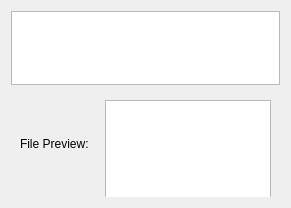
<?xml version="1.0" encoding="UTF-8"?>
<ui version="4.0">
 <class>CatalogPane</class>
 <widget class="QWidget" name="CatalogPane">
  <property name="geometry">
   <rect>
    <x>0</x>
    <y>0</y>
    <width>291</width>
    <height>208</height>
   </rect>
  </property>
  <property name="windowTitle">
   <string>Form</string>
  </property>
  <layout class="QVBoxLayout" name="verticalLayout">
   <item>
    <widget class="QTreeView" name="tree"/>
   </item>
   <item>
    <widget class="QWidget" name="previewPanel" native="true">
     <property name="sizePolicy">
      <sizepolicy hsizetype="Preferred" vsizetype="MinimumExpanding">
       <horstretch>0</horstretch>
       <verstretch>0</verstretch>
      </sizepolicy>
     </property>
     <property name="minimumSize">
      <size>
       <width>0</width>
       <height>106</height>
      </size>
     </property>
     <layout class="QHBoxLayout" name="horizontalLayout_2">
      <item>
       <layout class="QHBoxLayout" name="horizontalLayout">
        <item>
         <widget class="QLabel" name="label">
          <property name="text">
           <string>File Preview:   </string>
          </property>
         </widget>
        </item>
        <item>
         <widget class="QTableWidget" name="tableWidget">
          <property name="minimumSize">
           <size>
            <width>0</width>
            <height>100</height>
           </size>
          </property>
         </widget>
        </item>
       </layout>
      </item>
     </layout>
    </widget>
   </item>
  </layout>
 </widget>
 <resources/>
 <connections/>
</ui>
